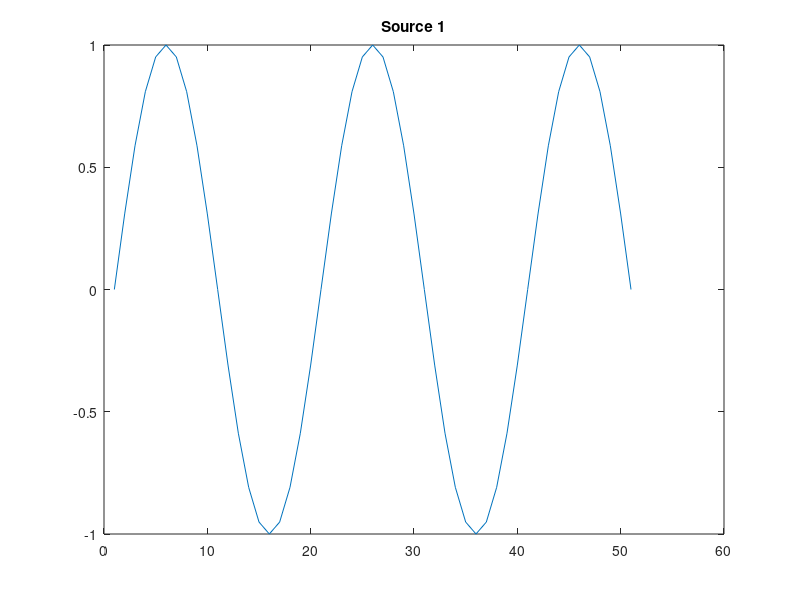
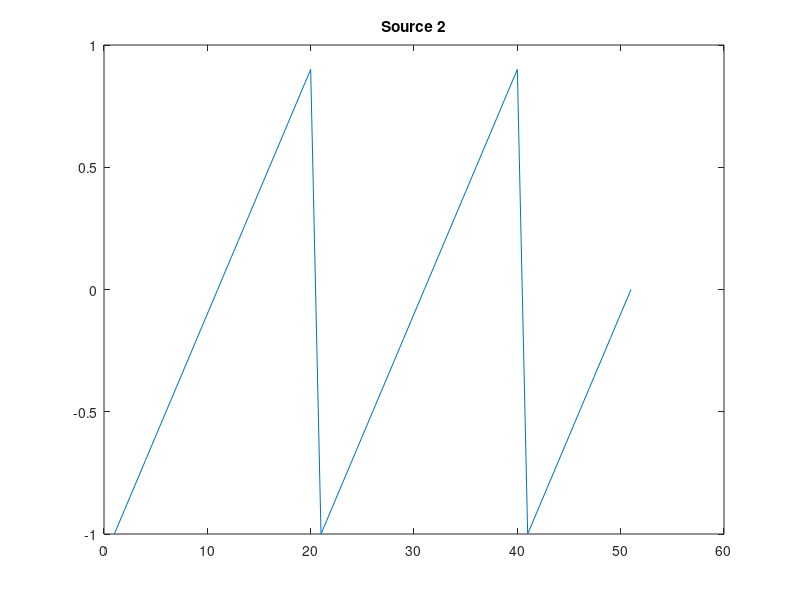
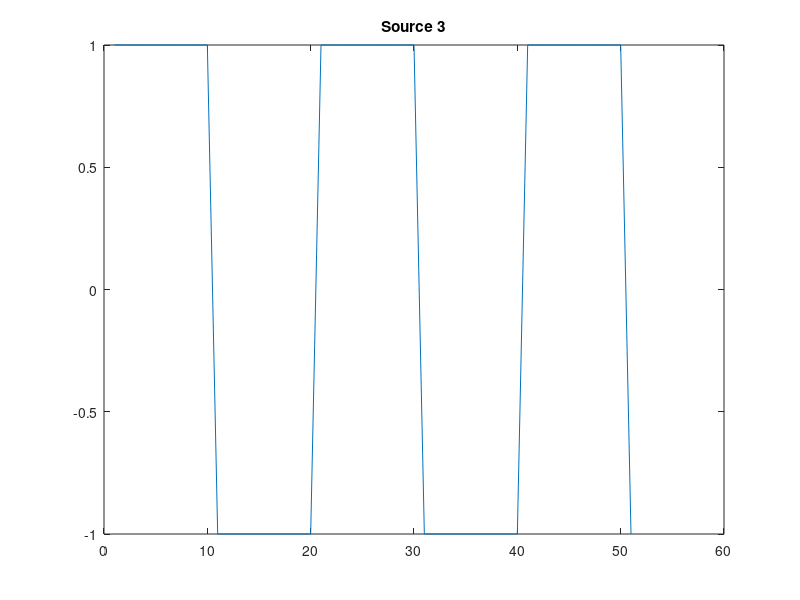
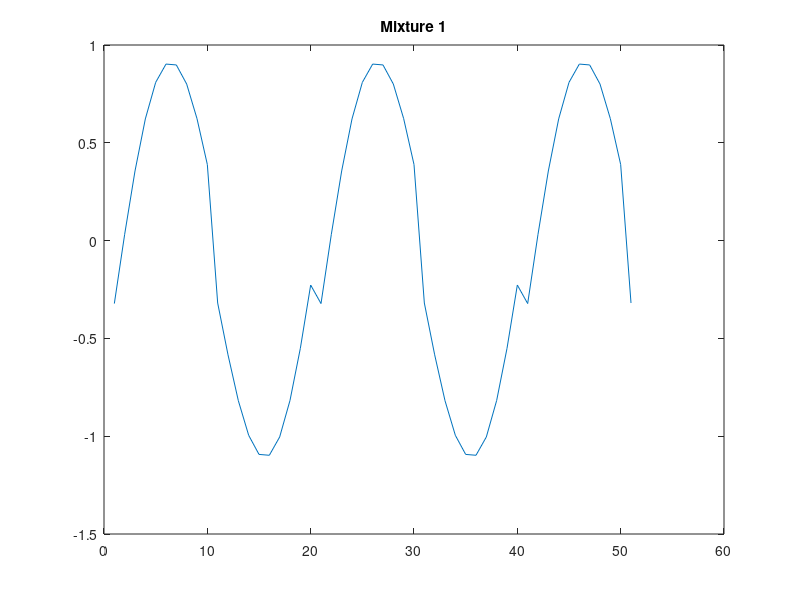

Recreate these plots in MATLAB, in order. (Note: this script raises an error after producing the figures.)
%% Generating Signals and Mitures 
clc;
clear all;
close all;

% Defining the time period and frequency for the signals.
tp = 0:0.1:5; 
freq = 0.5;

% Genrating 3 signals. Three types of waveforms have been used - 
% Sine, Sawtooth and Square
signal1 = sin(2*pi*freq*tp);    
signal2 = sawtooth(2*pi*freq*tp);  
signal3 = square(2*pi*freq*tp);

% Plotting the 3 source sigals
figure, plot(signal1),title('Source 1');  
figure, plot(signal2),title('Source 2');  
figure, plot(signal3),title('Source 3');

% Generating two mixtures of signals by multiplying each signal with a
% random number and adding them up. 
x1 = rand(1)*signal1 + rand(1)*signal2 + rand(1)*signal3;  
x1 = x1/max(x1);
x2 = rand(1)*signal1 + rand(1)*signal2 + rand(1)*signal3;  
x2 = x2/max(x2); 
x1_bar = x1 - mean(x1);
x2_bar = x2 - mean(x2);

% Plot for generated mitures 
figure, plot(x1_bar),title('Mixture 1');  
figure, plot(x2_bar),title('Mixture 2');

% Combining the mixtures into a matrix
X = [x1 ; x2];

% Combining the sources into a matrix
S = [signal1 ; signal2 ; signal3];
%% Obtaining Signals back from given Mixtures

% A has been initialised with the values suggested in the paper
% Columns of A i.e ai = (cos(alphai), sin(alphai)) with alpha between
% 0 and pi.
alpha1 = pi/4;  
alpha2 = pi/2;  
alpha3 = 3*pi/4; 
A = [cos(alpha1), cos(alpha2), cos(alpha3); -cos(alpha1), -cos(alpha2), sin(alpha3)];  

% Initializing Weights(Neurons) as suggested in the paper

w1 = [cos(alpha1)]; 
w_1 = [-cos(alpha1)]; 
w2 = [cos(alpha2)]; 
w_2 = [-cos(alpha2)]; 
w3 = [cos(alpha3)]; 
w_3 = [sin(alpha3)];

% Learning rate 
n = 0.5;

% There are a total of 6 weights in the mixing matrix and each weight 
% has been updated 50 times to obtain suitable values of weights for further 
% calculations.
% Pie function as mentioned in the paper has been used.

for i= 2:51 % Updation of weight 1 for x1    
    y = pie(x1_bar(1,1:i-1));                       
    a = w1 + n * pie(-1*y-w1); 
    w1 = [1/3 pie(a)];
end 
 w1_f = w1(1,51);

for i= 2:51 % Updation of weight 1 for x1    
    y = pie(x1_bar(1,1:i-1));                       
    a = w2 + n * pie(y-w2); 
    w2 = [2/3 pie(a)];
end 
w2_f = w2(1,51);

for i= 2:51  % Updation of weight 3 for x1     
    y = pie(x1_bar(1,1:i-1));                     
    a = w3 + n * pie(-1*y-w3);
    e1 = i-1;
    if(isnan(a))
        break;
    end
    w3 = [1 pie(a)];
end
if(e1 == 50)
  w3_f = w3(1,51);
else
  w3_f = w3(1,e1);  
end

 for i= 2:51  % Updation of weight 1 for x2     
    y = pie(x2_bar(1,1:i-1));                     
    a = w_1 + n * pie(y-w_1);              
    w_1 = [-1/3 pie(a)];
 end 
  w_1_f = w_1(1,51);

for i= 2:51  % Updation of weight 2 for x2     
    y = pie(x2_bar(1,1:i-1));                     
    a = w_2 + n * pie(y-w_2);
    w_2 = [-2/3 pie(a)];
end 
  w_2_f = w_2(1,51);
  
for i= 2:51  % Updation of weight 3 for x2     
    y = pie(x2_bar(1,1:i-1));                     
    a = w_3 + n * pie(-1*y-w_3);
    e2 = i-1;
    if(isnan(a))
        break;
    end
    w_3 = [-1 pie(a)];
end 
if(e2 == 50)
  w_3_f = w_3(1,51);
else
  w_3_f = w_3(1,e2);  
end

%Final mixing matrix has been obtained after getting updated weights  
A_obtained = [w1_f, w2_f, w3_f ; w_1_f, w_2_f, w_3_f];  

%Scaling matrix L has been initialised
L = [0.5, 0, 0 ; 0, 0.5, 0 ; 0, 0, 1];

%Permuation matrix
P = eye(3);

%Approximation matrix of A
B = A_obtained*P*L;
E = B-A;
error = norm(E);
disp(error);

%Psuedo inverse of B has been used to find the source
S_pred = pinv(B)*X;   

%Plotting the obtained source signals 
s11 = S_pred(1,:);
s11 = s11/max(s11);
figure,plot(s11),title('Source 1 Recovered');

s22 = S_pred(2,:);
s22 = s22/max(s22);
figure,plot(s22), title('Source 2 Recovered');

s33 = S_pred(3,:);
s33 = s33/max(s33);
figure,plot(s33),title('Source 3 Recovered');

%% K means Clustering 

% Taking transpose of mixture x1
x1 = x1_bar'; 
% Taking transpose of mixture x2
x2 = x2_bar';

% All classification of mixture x1 are represented my the vector idx_mean
[idx_mean, C_mean] = kmeans(x1,3); 
% All classification of mixture x2 are represented my the vector idx2_mean
[idx2_mean, C2_mean] = kmeans(x2,3); 


% Plotting cluster of mixture x1 
figure;
gscatter(x1(:,1),idx_mean),title('Clusters of mixture 1'); 
% Plotting cluster of mixture x2 
figure;
gscatter(x2(:,1),idx2_mean),title('Clusters of mixture 2');

% Initializing frequencies of clusters in mixture x1
p1_mean = 0;
p2_mean = 0;
p3_mean = 0;

for i=1:51
    if idx_mean(i,1)==1
        p1_mean = p1_mean+1; % Calculating frequency of cluster 1 in mixture x1
    elseif idx_mean(i,1)==2
        p2_mean = p2_mean+1; % Calculating frequency of cluster 2 in mixture x1
    else
        p3_mean = p3_mean+1; % Calculating frequency of cluster 3 in mixture x1
    end
end

% Calculating posterior probabilities using the frequency of each cluster
% in the mixture x1
posterior11_mean = p1_mean/51;
posterior21_mean = p2_mean/51;
posterior31_mean = p3_mean/51;

% Initializing frequencies of clusters in mixture x2
p11_mean = 0;
p22_mean = 0;
p33_mean = 0;
 
for i=1:51
    if idx2_mean(i,1)==1
        p11_mean = p11_mean+1; % Calculating frequency of cluster 1 in mixture x2
    elseif idx2_mean(i,1)==2
        p22_mean = p22_mean+1; % Calculating frequency of cluster 2 in mixture x2
    else
        p33_mean = p33_mean+1; % Calculating frequency of cluster 3 in mixture x2
    end
end

% Calculating posterior probabilities using the frequency of each cluster
% in the mixture x2
posterior12_mean = p11_mean/51;
posterior22_mean = p22_mean/51;
posterior32_mean = p33_mean/51;

% Finding mixing matrix A from obtained posterior values after clustering
A1 = [posterior11_mean, posterior21_mean, posterior31_mean ; posterior12_mean, posterior22_mean, posterior32_mean];

% Scaling matrix L 
L = [0.5, 0, 0 ; 0, 0.5, 0 ; 0, 0, 1];

% Permuation matrix
P = eye(3); 

% Approximation matrix of A1 
B_mean = A1*P*L; 
E_mean = B_mean-A;
error_mean = norm(E_mean);
disp(error_mean);

% Pseudoinverse of B has been used to approximate the source
S2_mean = pinv(B_mean)*X; 

% Plotting the obtained source signals 
S_11_mean = S2_mean(1,:);
figure, plot(S_11_mean),title('Source 1 Recovered by K-means Clustering');

S_12_mean = S2_mean(2,:);
figure, plot(S_12_mean),title('Source 2 Recovered by K-means Clustering');

S_13_mean = S2_mean(3,:);
figure, plot(S_13_mean),title('Source 3 Recovered by K-Means Clustering');

%% K-medoids Clustering

% Taking transpose of mixture x1
x1 = x1_bar'; 
% Taking transpose of mixture x2
x2 = x2_bar';

% All classification of mixture x1 are represented my the vector idx_medoid
[idx_medoid, C_medoid] = kmedoids(x1,3); 
% All classification of mixture x2 are represented my the vector idx2_medoid
[idx2_medoid, C2_medoid] = kmedoids(x2,3); 


% Plotting cluster of mixture x1 
figure;
gscatter(x1(:,1),idx_medoid),title('Clusters of mixture 1'); 
% Plotting cluster of mixture x2 
figure;
gscatter(x2(:,1),idx2_medoid),title('Clusters of mixture 2');

% Initializing frequencies of clusters in mixture x1
p1_medoid = 0;
p2_medoid = 0;
p3_medoid = 0;

for i=1:51
    if idx_medoid(i,1)==1
        p1_medoid = p1_medoid+1; % Calculating frequency of cluster 1 in mixture x1
    elseif idx_medoid(i,1)==2
        p2_medoid = p2_medoid+1; % Calculating frequency of cluster 2 in mixture x1
    else
        p3_medoid = p3_medoid+1; % Calculating frequency of cluster 3 in mixture x1
    end
end

% Calculating posterior probabilities using the frequency of each cluster
% in the mixture x1
posterior11_medoid = p1_medoid/51;
posterior21_medoid = p2_medoid/51;
posterior31_medoid = p3_medoid/51;

% Initializing frequencies of clusters in mixture x2
p11_medoid = 0;
p22_medoid = 0;
p33_medoid = 0;
 
for i=1:51
    if idx2_medoid(i,1)==1
        p11_medoid = p11_medoid+1; % Calculating frequency of cluster 1 in mixture x2
    elseif idx2_medoid(i,1)==2
        p22_medoid = p22_medoid+1; % Calculating frequency of cluster 2 in mixture x2
    else
        p33_medoid = p33_medoid+1; % Calculating frequency of cluster 3 in mixture x2
    end
end

% Calculating posterior probabilities using the frequency of each cluster
% in the mixture x2
posterior12_medoid = p11_medoid/51;
posterior22_medoid = p22_medoid/51;
posterior32_medoid = p33_medoid/51;

% Finding mixing matrix A from obtained posterior values after clustering
A1 = [posterior11_medoid, posterior21_medoid, posterior31_medoid ; posterior12_medoid, posterior22_medoid, posterior32_medoid];

% Scaling matrix L 
L = [0.5, 0, 0 ; 0, 0.5, 0 ; 0, 0, 1];

% Permuation matrix
P = eye(3); 

% Approximation matrix of A1 
B_medoid = A1*P*L; 
E_medoid = B_medoid-A;
error_medoid = norm(E_medoid);
disp(error_medoid);

% Pseudoinverse of B has been used to approximate the source
S2_medoid = pinv(B_medoid)*X; 

% Plotting the obtained source signals 
S_11_medoid = S2_medoid(1,:);
figure, plot(S_11_medoid),title('Source 1 Recovered by K-medoids Clustering');

S_12_medoid = S2_medoid(2,:);
figure, plot(S_12_medoid),title('Source 2 Recovered by K-medoids Clustering');

S_13_medoid = S2_medoid(3,:);
figure, plot(S_13_medoid),title('Source 3 Recovered by K-medoids Clustering');
